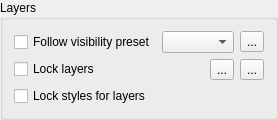
        <widget class="QgsCollapsibleGroupBoxBasic" name="groupBox_2">
         <property name="title">
          <string>Layers</string>
         </property>
         <layout class="QVBoxLayout" name="verticalLayout_4">
          <item>
           <layout class="QHBoxLayout" name="horizontalLayout_12">
            <item>
             <widget class="QCheckBox" name="mFollowVisibilityPresetCheckBox">
              <property name="text">
               <string>Follow visibility preset</string>
              </property>
             </widget>
            </item>
            <item>
             <widget class="QComboBox" name="mFollowVisibilityPresetCombo"/>
            </item>
            <item>
             <widget class="QgsDataDefinedButton" name="mStylePresetsDDBtn">
              <property name="text">
               <string>...</string>
              </property>
             </widget>
            </item>
           </layout>
          </item>
          <item>
           <layout class="QHBoxLayout" name="horizontalLayout_10">
            <item>
             <widget class="QCheckBox" name="mKeepLayerListCheckBox">
              <property name="sizePolicy">
               <sizepolicy hsizetype="Preferred" vsizetype="Maximum">
                <horstretch>0</horstretch>
                <verstretch>0</verstretch>
               </sizepolicy>
              </property>
              <property name="text">
               <string>Lock layers</string>
              </property>
             </widget>
            </item>
            <item>
             <spacer name="horizontalSpacer">
              <property name="orientation">
               <enum>Qt::Horizontal</enum>
              </property>
              <property name="sizeHint" stdset="0">
               <size>
                <width>40</width>
                <height>20</height>
               </size>
              </property>
             </spacer>
            </item>
            <item>
             <widget class="QToolButton" name="mLayerListFromPresetButton">
              <property name="text">
               <string>...</string>
              </property>
              <property name="popupMode">
               <enum>QToolButton::InstantPopup</enum>
              </property>
             </widget>
            </item>
            <item>
             <widget class="QgsDataDefinedButton" name="mLayersDDBtn">
              <property name="text">
               <string>...</string>
              </property>
             </widget>
            </item>
           </layout>
          </item>
          <item>
           <widget class="QCheckBox" name="mKeepLayerStylesCheckBox">
            <property name="text">
             <string>Lock styles for layers</string>
            </property>
           </widget>
          </item>
         </layout>
        </widget>
